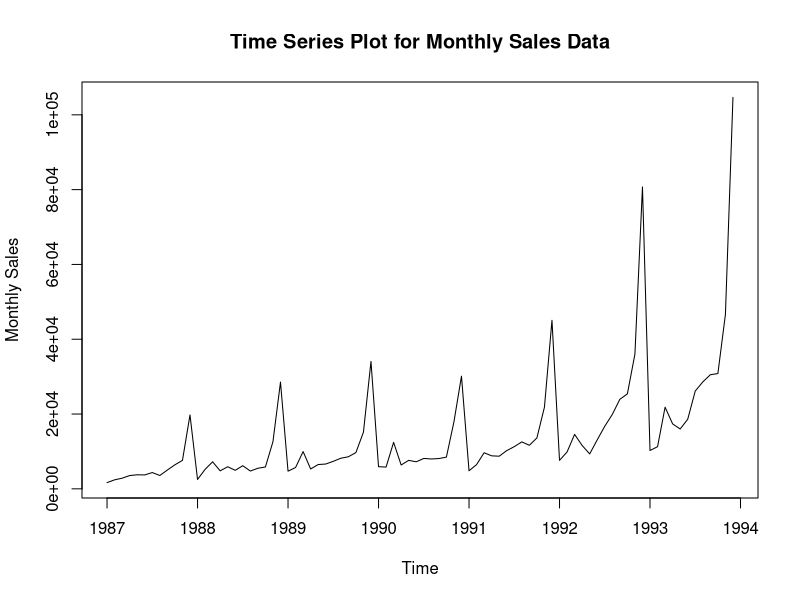
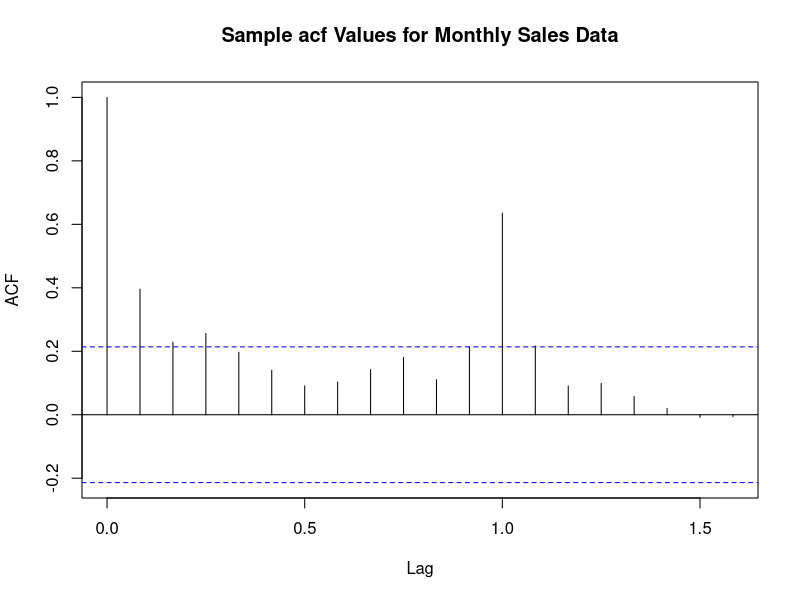
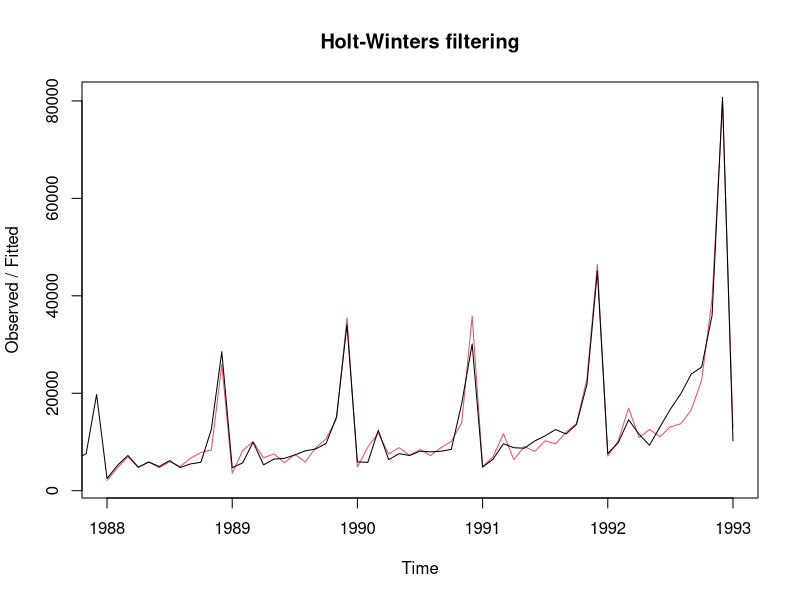
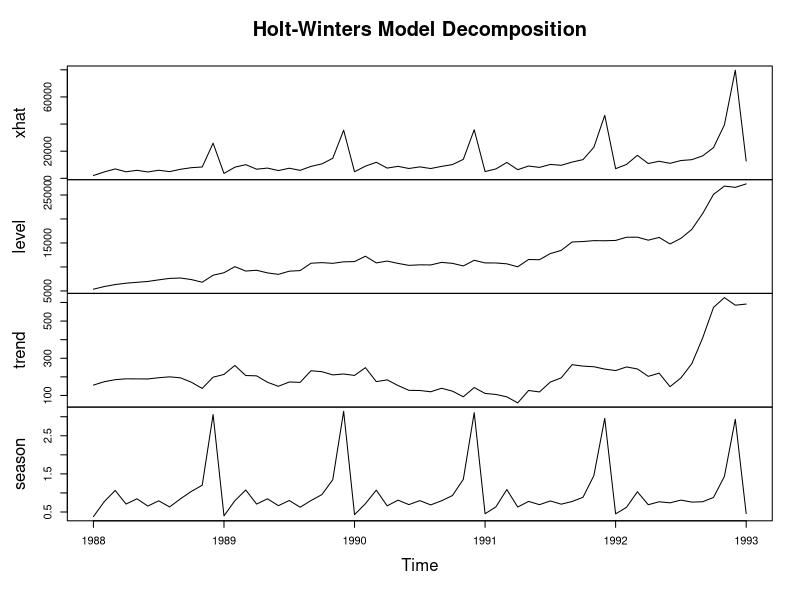
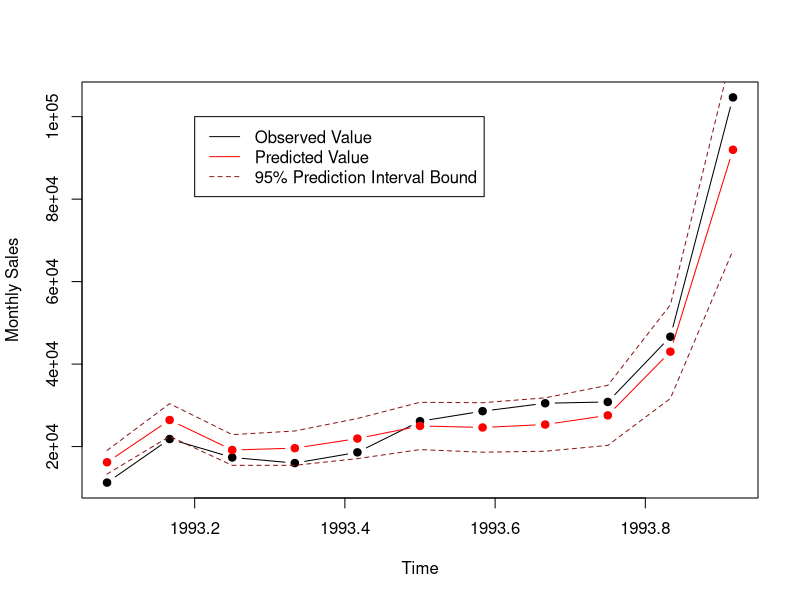
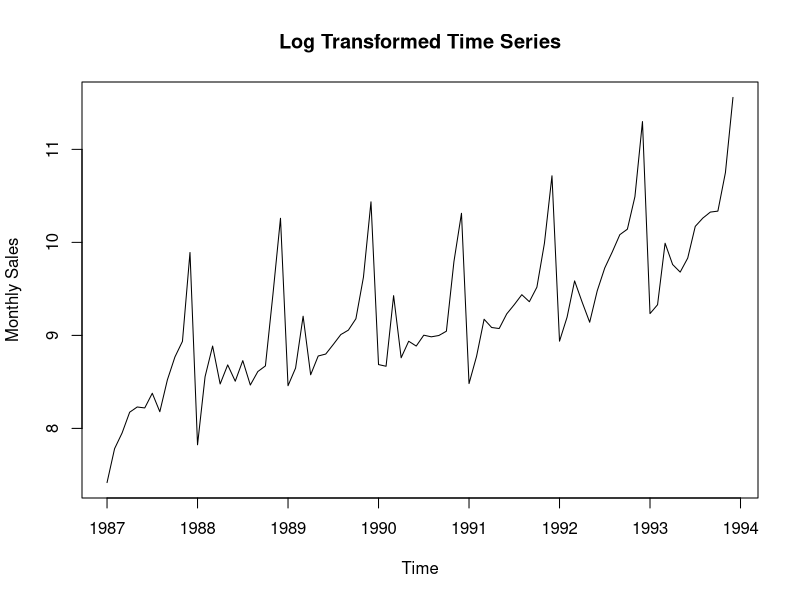

Reproduce these figures in R, in order.
## ---- chunk 1
knitr::opts_chunk$set(echo = TRUE)
library(tidyverse)
library(knitr)
library(tseries)
library(zoo)
## ---- chunk 2
data <- read.csv("souvenir.txt", header = FALSE)
colnames(data) <- c("Monthly Sales")
sales_ts <- ts(data, start = c(1987,1), frequency = 12)
training_data <- window(sales_ts,start = c(1987,1), end = c(1993,1))
testing_data <- window(sales_ts,start = c(1993,2), end = c(1993,12))
plot(sales_ts,
     ylab = "Monthly Sales",
     main = "Time Series Plot for Monthly Sales Data")
acf(sales_ts,
    main = "Sample acf Values for Monthly Sales Data")
## ---- chunk 3
HWmodel <- HoltWinters(training_data,seasonal = "multiplicative")
plot(HWmodel)
HWmodel
## ---- chunk 4
plot(fitted(HWmodel),
     main = "Holt-Winters Model Decomposition")

## ---- chunk 5
predicted_sales <- predict(HWmodel,
                           n.ahead = 11, 
                           prediction.interval = TRUE,
                           level = 0.95)
plot(testing_data, type = "b", pch = 19)
lines(predicted_sales[,"fit"], col = "red", type = "b", pch = 19)
lines(predicted_sales[,"upr"], col = "firebrick4", lty = "dashed")
lines(predicted_sales[,"lwr"], col = "firebrick4", lty = "dashed")
legend(1993.2,
       100000,
       legend = c("Observed Value", 
                  "Predicted Value", 
                  "95% Prediction Interval Bound"),
       lty = c("solid","solid","dashed"),
       col = c("black", "red","firebrick4"))
## ---- chunk 6
predicted_sales[1:3,"fit"]
## ---- chunk 7
plot(log(sales_ts),
     ylab = "Monthly Sales",
     main = "Log Transformed Time Series")
